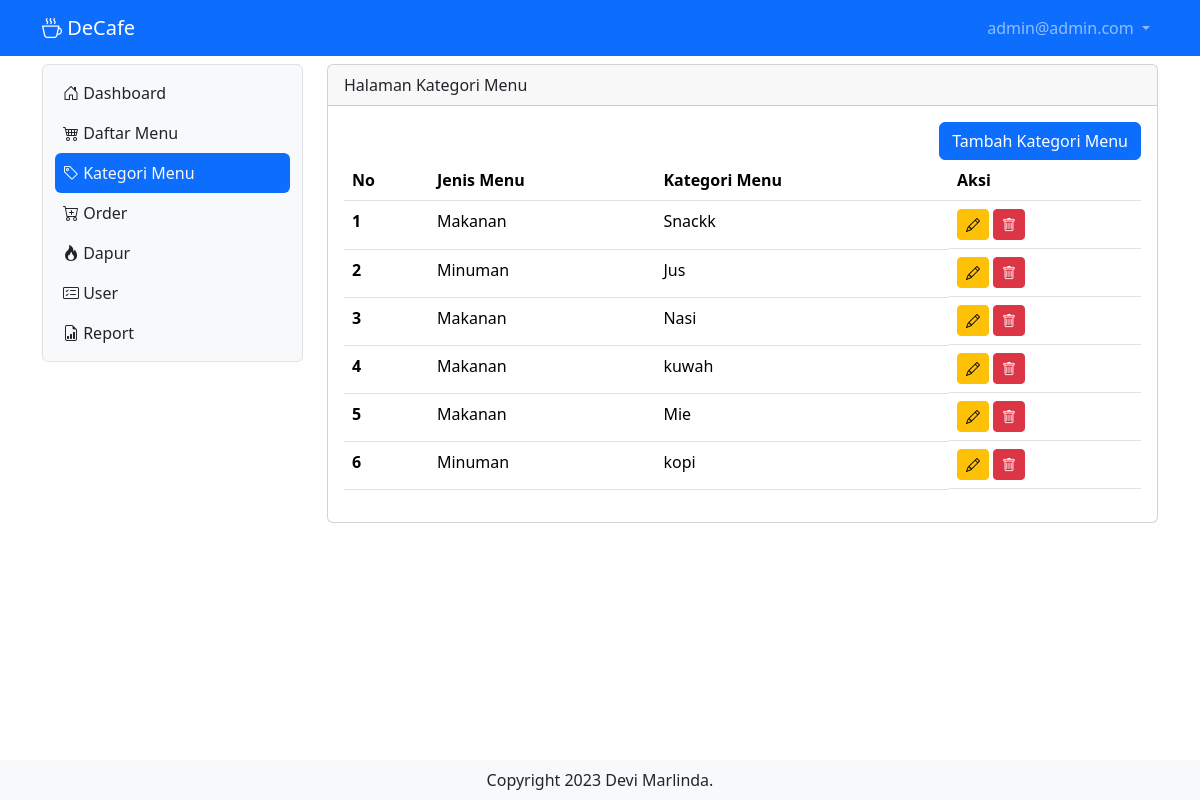
Page /katmenu (signed in) on the earlier database version.
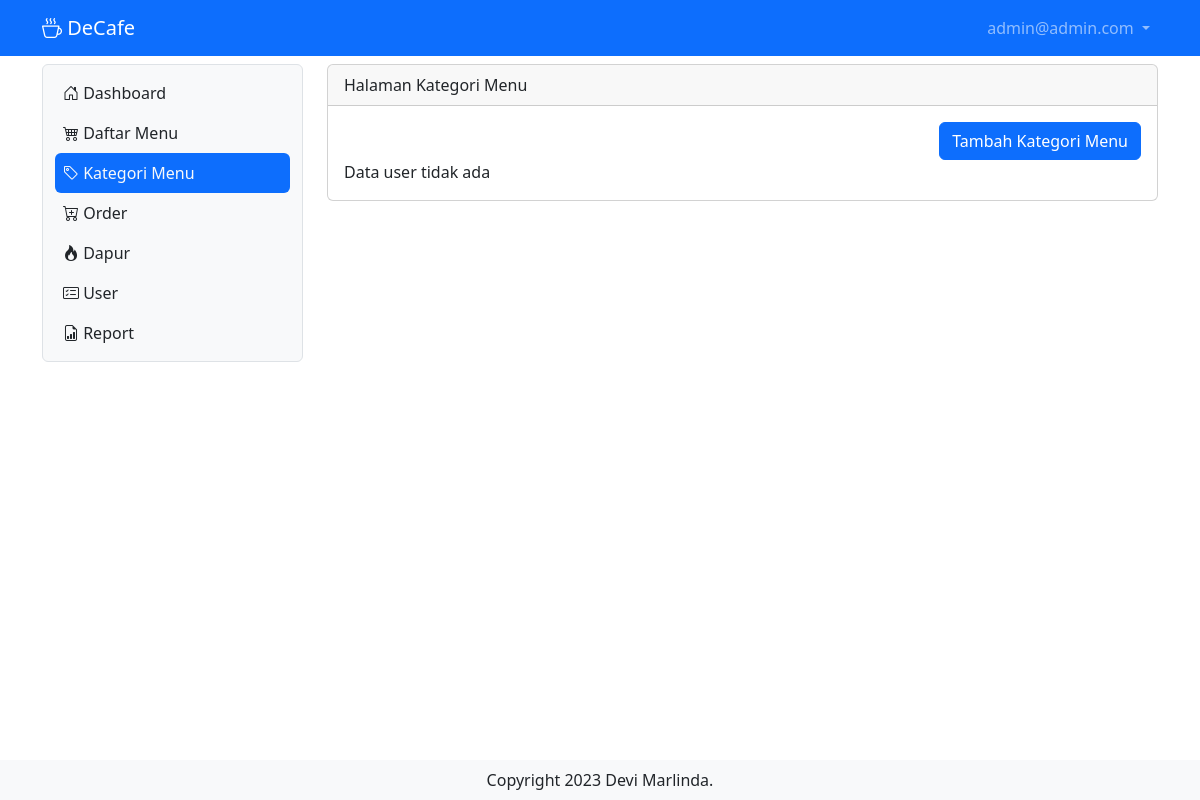
Same page on the later database version.
### tables this page shows
CREATE TABLE IF NOT EXISTS `tb_user` (
  `id` int NOT NULL AUTO_INCREMENT,
  `nama` varchar(200) DEFAULT NULL,
  `username` varchar(200) DEFAULT NULL,
  `password` varchar(200) DEFAULT NULL,
  `level` int DEFAULT NULL,
  `nohp` varchar(15) DEFAULT NULL,
  `alamat` varchar(300) DEFAULT NULL,
  PRIMARY KEY (`id`) USING BTREE
);

CREATE TABLE IF NOT EXISTS `tb_kategori_menu` (
  `id_kat_menu` int NOT NULL AUTO_INCREMENT,
  `jenis_menu` int DEFAULT NULL,
  `kategori_menu` varchar(50) DEFAULT NULL,
  PRIMARY KEY (`id_kat_menu`) USING BTREE
);

### katmenu.php (the view, shortened to what this page needs)
<?php
include "proses/connect.php";
$query = mysqli_query($conn, "SELECT * FROM tb_kategori_menu");
while ($record = mysqli_fetch_array($query)) {
    $result[] = $record;
}
?>
<div class="col-lg-9 mt-2">
    <div class="card">
        <div class="card-header">
            Halaman Kategori Menu
        </div>
        <div class="card-body">
            <div class="row">
                <div class="col d-flex justify-content-end">
                    <button class="btn btn-primary" data-bs-toggle="modal" data-bs-target="#ModalTambahUser"> Tambah Kategori Menu</button>
                </div>
            </div>
            <?php
            if (empty($result)) {
                echo "Data user tidak ada";
            } else {
            ?>
                <div class="table-responsive">
                    <table class="table table-hover">
                        <thead>
                            <tr class="text-nowrap">
                                <th scope="col">No</th>
                                <th scope="col">Jenis Menu</th>
                                <th scope="col">Kategori Menu</th>
                                <th scope="col">Aksi</th>
                            </tr>
                        </thead>
                        <tbody>
                            <?php
                            $no = 1;
                            foreach ($result as $row) {
                            ?>
                                <tr>
                                    <th scope="row"><?php echo $no++ ?></th>
                                    <td><?php echo ($row['jenis_menu'] == 1) ? "Makanan" : "Minuman" ?></td>
                                    <td><?php echo $row['kategori_menu'] ?></td>
                                    <td class="d-flex">
                                        <button class="btn btn-warning btn-sm me-1" data-bs-toggle="modal" data-bs-target="#ModalEdit<?php echo $row['id_kat_menu'] ?>"><i class="bi bi-pencil"></i></button>
                                        <button class="btn btn-danger btn-sm me-1" data-bs-toggle="modal" data-bs-target="#ModalDelete<?php echo $row['id_kat_menu'] ?>"><i class="bi bi-trash"></i></button>
                                    </td>
                                </tr>
                            <?php
                            }
                            ?>
                        </tbody>
                    </table>
                </div>
            <?php
            }
            ?>
        </div>
    </div>
</div>

### index.php (shortened to what this page needs)
<?php
                if(isset($_GET['x']) && $_GET['x']=='home'){
                    $page = "home.php";
                    include "main.php";
                }elseif(isset($_GET['x']) && $_GET['x']=='login'){
                    include "login.php";
                }elseif(isset($_GET['x']) && $_GET['x']=='logout'){
                    include "proses/proses_logout.php";
                }elseif(isset($_GET['x']) && $_GET['x']=='katmenu'){
                    if($_SESSION['level_decafe']==1){
                    include "main.php";
                }else{
                    $page = "home.php";
                    include "main.php";
                }
                }else{
                    $page = "home.php";
                    include "main.php";
                }
            ?>

### main.php (shortened to what this page needs)
<?php
    include "proses/connect.php";
    $query = mysqli_query($conn, "SELECT * FROM tb_user WHERE username ='$_SESSION[username_decafe]' ");
        $hasil = mysqli_fetch_array($query);
?>
<!doctype html>
<html lang="en">
<head>
    <link href="https://cdn.jsdelivr.net/npm/bootstrap@5.3.2/dist/css/bootstrap.min.css" rel="stylesheet"
>
    <link rel="stylesheet" href="https://cdn.jsdelivr.net/npm/bootstrap-icons@1.11.1/font/bootstrap-icons.css">
</head>
<body>
    <?php include "header.php";?>
    <div class="container-lg">
        <div class="row mb-5">
            <?php include "sidebar.php"; ?>
            <?php
                include $page;
            ?>
        </div>
        <div class="fixed-bottom text-center bg-light py-2">
       Copyright 2023 Devi Marlinda.
    </div>
</body>
</html>

### header.php (shortened to what this page needs)
<?php
    include"proses/connect.php";
    $query = mysqli_query($conn, "SELECT * FROM tb_user WHERE username='$_SESSION[username_decafe]' ");
?>
<nav class="navbar navbar-expand navbar-dark bg-primary sticky-top">
    <div class="container-lg">
        <a class="navbar-brand" href=""><i class="bi bi-cup-hot"></i> DeCafe </a>
        <div class="collapse navbar-collapse justify-content-end" id="navbarNavDropdown">
            <ul class="navbar-nav">
                <li class="nav-item dropdown">
                    <a class="nav-link dropdown-toggle" href="#" role="button" data-bs-toggle="dropdown" aria-expanded="false">
                        <?php echo $hasil['username'];
                        ?>
                    </a>
                </li>
            </ul>
        </div>
    </div>
</nav>

### sidebar.php (shortened to what this page needs)
<div class="col-lg-3">
    <nav class="navbar navbar-expand-lg bg-light rounded border mt-2">
        <div class="container-fluid">
            <div class="offcanvas offcanvas-start" tabindex="-1" id="offcanvasNavbar" aria-labelledby="offcanvasNavbarLabel" style="width: 250px;">
                <div class="offcanvas-body">
                    <ul class="navbar-nav nav-pills flex-column justify-content-end flex-grow-1">
                        <li class="nav-item">
                            <a class="nav-link ps-2 <?php echo ((isset($_GET['x']) && $_GET
                            ['x'] == 'home') || !isset($_GET['x'])) ?'active link-light' :
                            'link-dark'; ?>" aria-current="page" href="home"><i' class="bi
                             bi-house-door"></i> Dashboard</a>
                        </li>
                        <?php  if ($hasil['level'] == 1 || $hasil['level'] == 3){?>
                        <li class="nav-item">
                            <a class="nav-link ps-2 <?php echo (isset($_GET['x']) && $_GET['x'] == 'menu') ?
                            'active link-light' : 'link-dark'; ?>" href="menu"><i class="bi bi-cart4"></i> Daftar Menu</a>
                        </li>
                        <?php } ?>
                        <?php  if ($hasil['level'] == 1){?>
                        <li class="nav-item">
                            <a class="nav-link ps-2 <?php echo (isset($_GET['x']) && $_GET['x'] == 'katmenu') ?
                            'active link-light' : 'link-dark'; ?>" href="katmenu"><i class="bi bi-tag"></i></i> Kategori Menu</a>
                        </li>
                        <?php } ?>
                        <?php  if ($hasil['level'] == 1 || $hasil['level'] == 2 || $hasil['level'] == 3){?>
                        <li class="nav-item">
                            <a class="nav-link ps-2 <?php echo (isset($_GET['x']) && $_GET['x'] == 'order') ?
                            'active link-light' : 'link-dark'; ?>" href="order"><i class="bi bi-cart-plus"></i> Order</a>
                        </li>
                        <?php } ?>
                        <?php  if ($hasil['level'] == 1 || $hasil['level'] == 4 ){?>
                        <li class="nav-item">
                            <a class="nav-link ps-2 <?php echo (isset($_GET['x']) && $_GET['x'] == 'dapur') ?
                            'active link-light' : 'link-dark'; ?>" href="dapur"><i class="bi bi-fire"></i></i> Dapur</a>
                        </li>
                        <?php } ?>
                        <?php  if ($hasil['level'] == 1){?>
                        <li class="nav-item">
                            <a class="nav-link ps-2 <?php echo (isset($_GET['x']) && $_GET['x'] == 'user') ?
                            'active link-light' : 'link-dark'; ?>" href="user"><i class=" bi bi-card-checklist"></i> User</a>
                        </li>
                        <li class="nav-item">
                            <a class="nav-link ps-2 <?php echo (isset($_GET['x']) && $_GET['x'] == 'report') ?
                              'active link-light' : 'link-dark'; ?>" href="report"><i class=" bi bi-file-earmark-bar-graph"></i> Report</a>
                        </li>
                        <?php } ?>
                    </ul>
                </div>
            </div>
        </div>
    </nav>
</div>

Differences in the rows shown:
removed tb_kategori_menu: jenis_menu "Makanan", kategori_menu "Snackk"
removed tb_kategori_menu: jenis_menu "Minuman", kategori_menu "Jus"
removed tb_kategori_menu: jenis_menu "Makanan", kategori_menu "Nasi"
removed tb_kategori_menu: jenis_menu "Makanan", kategori_menu "kuwah"
removed tb_kategori_menu: jenis_menu "Makanan", kategori_menu "Mie"
removed tb_kategori_menu: jenis_menu "Minuman", kategori_menu "kopi"
Other differences:
text no longer shown: "No Jenis Menu Kategori Menu Aksi"
text now shown: "Data user tidak ada"
